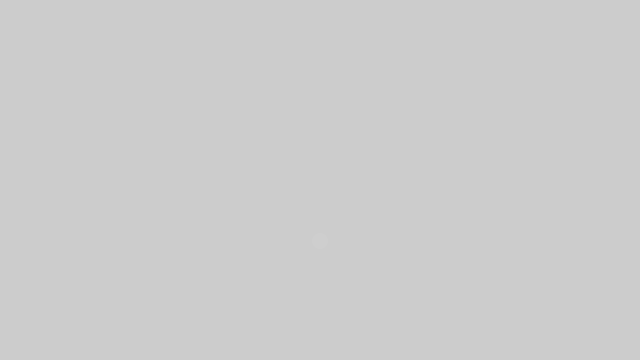
Frame 1 (no input)
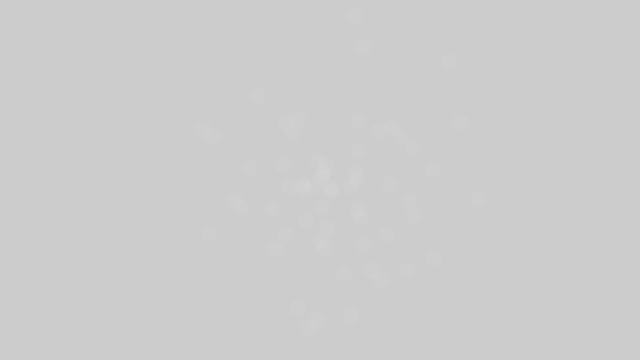
Frame 60 (the mouse pressed at the canvas centre just before this capture)
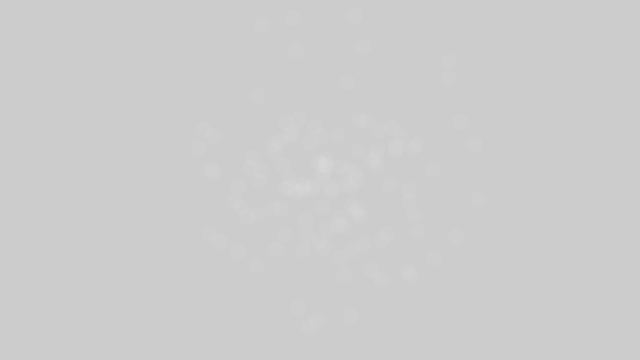
Frame 120 (the mouse held since frame 60 and released just before this capture)

The Processing sketch that drew these frames (run headless with seeded random() and noise(); from frame 60 on, the mouse is pressed at the canvas centre):

// Processing sketch: normal_distribution
// ── normal_distribution.pde
import java.util.*;

Random generator;


void setup(){
 
  size(640,360);
  generator = new Random();
}


void draw(){
  
  float num_x = (float) generator.nextGaussian();
  float num_y = (float) generator.nextGaussian();
  

  float sd= 60;
  float mean_x = 320;
  float mean_y = 180;
  
  float x = sd * num_x + mean_x;
  float y = sd * num_y + mean_y;
  
 
  
  noStroke();
  fill(255,10);
  ellipse(x,y,16,16);
}
